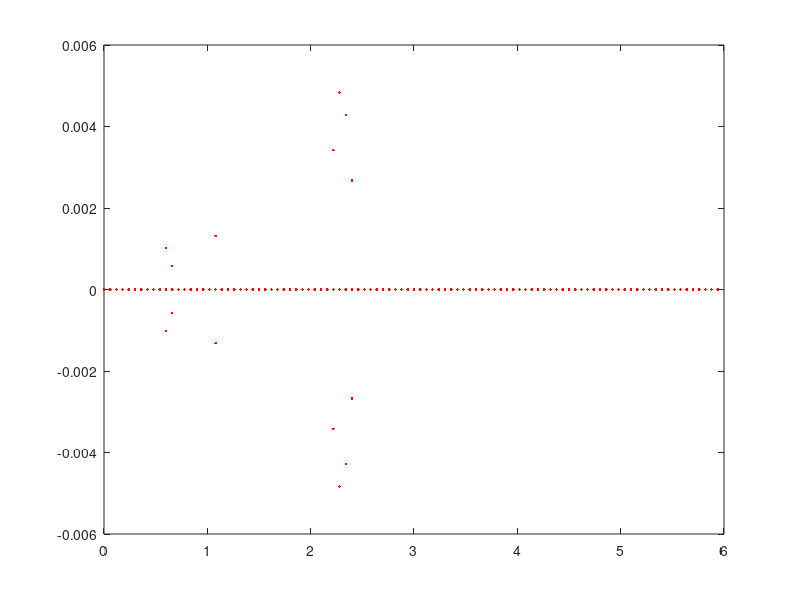

Here is the MATLAB script that generated this plot:
clear all
close all
clc

% for j = 1:10
% k(j) = j - 1;
% d = .2;
% beta = 11;
% for i = 1:4
%     y(i,j) = 0.2 * i;
%     A1(i,i,j) = -2 / d^2 - k(j)^2;
%     A0(i,i,j) = -k(j) * (pi)^2 * sin(pi * y(i,j)) + sin(pi * y(i,j)) * k(j) * (2/ d^2 + k(j)^2) - k(j) * beta; 
%     if i > 1
%         A1(i,i-1,j) = 1/ d^2;
%         A0(i,i-1,j) = - sin(pi * y(i,j)) * k(j) * (1/ d^2);
%     end
%     if i < 4
%         A1(i,i+1,j) = 1/ d^2;
%         A0(i,i+1,j) = - sin(pi * y(i,j)) * k(j) * (1/ d^2);
%     end
%     
% end
% [svect(i), sig(i)] = polyeig (A0(i),A1(i));
% sigr = real(sig);
% end


kmax = 6;
kmin = 0;
nk = 100;
dk = (kmax - kmin)/nk;
n = 200;
yupper = 10;
ylower = -10;
d = (yupper - ylower)/n;
beta = -1.99;
tic
for j = 1:nk
    k(j) = kmin + (j - 1)*dk;

for i = 1:n+1
     y(i,j) = ylower + d*(i-1);
%      U(i) = sin(pi*y(i));
%      U11(i) = - pi^2 * sin(pi*y(i));
%  
          U(i,j) = (sech(y(i,j)))^2;
          U11(i,j) = 2*(cosh(2*y(i,j)) - 2)*(sech(y(i,j)))^4;

%     U(i) = (sech(2*y(i) - 1)).^2;
%     U11(i) = -8*(sech(1-2*y(i))).^2 .* ((sech(1-2*y(i))).^2 - 2*(tanh(1-2*y(i))).^2);

    if i > 1 & i < n+1
         A1(i,i,j) = -2 / d^2 - k(j)^2;
         A0(i,i,j) = -(U11(i,j) - beta)*k(j) - U(i,j)* k(j)^3 - 2*U(i,j)* k(j)/ d^2;
         A1(i,i-1,j) = 1/ d^2;
         A0(i,i-1,j) = U(i,j) * k(j) / d^2;
         A1(i,i+1,j) = 1/ d^2;
         A0(i,i+1,j) = U(i,j) * k(j) / d^2;
     else
         A1(i,i,j) = 0;
         A0(i,i,j) = 1;
     end
end
[svect(:,:,j),sig(:,:,j)] = eig(A0(:,:,j),A1(:,:,j));
sigma(:,j) = diag(sig(:,:,j));
sigi(:,j) = imag(sigma(:,j));
sigr(:,j) = real(sigma(:,j));
% plot(y,U,y,svect(:,1),'.r',y,U11,'.k')
end
toc


figure, plot(k,sigi,'.r')